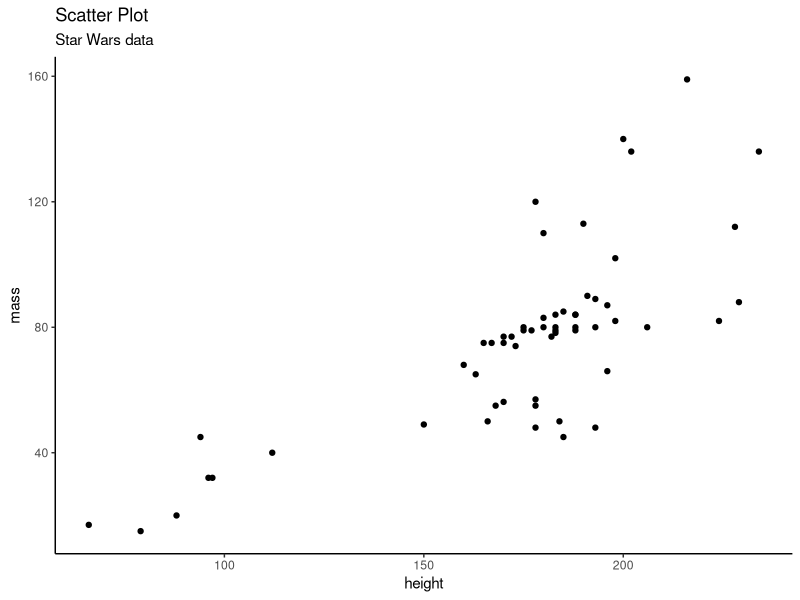
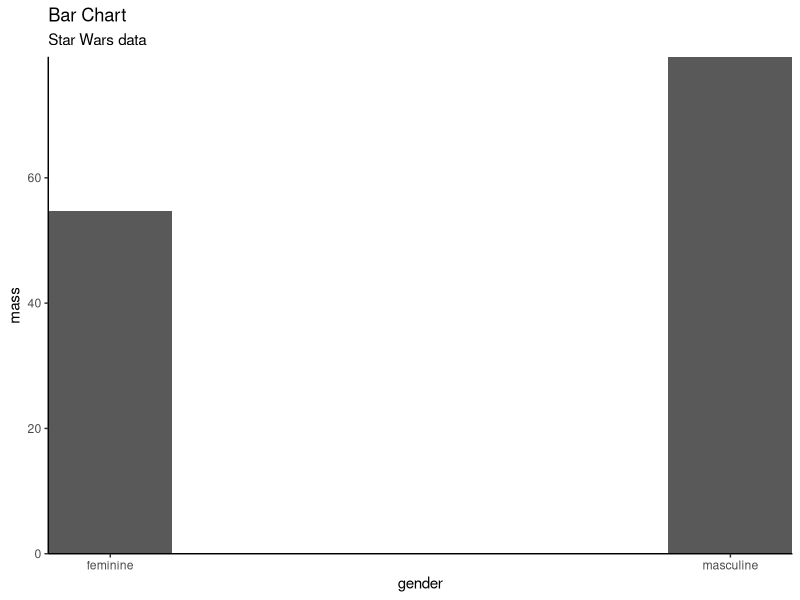
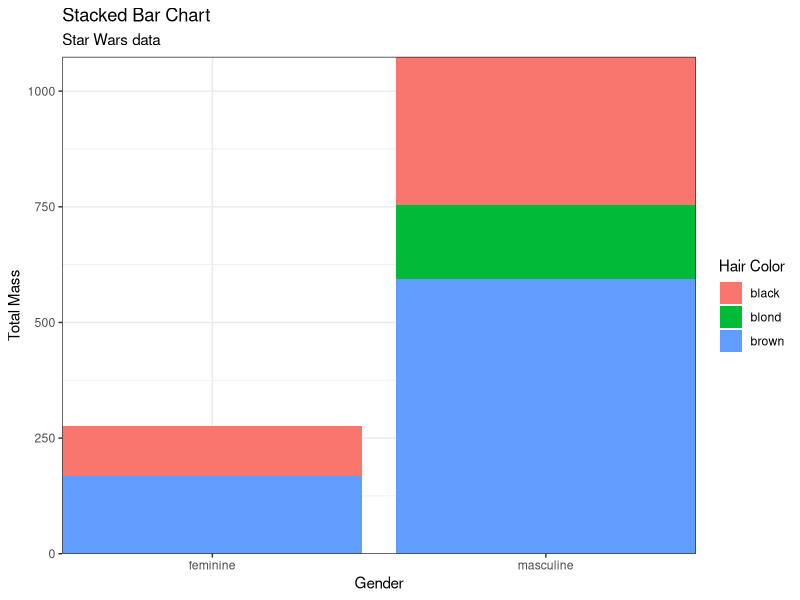
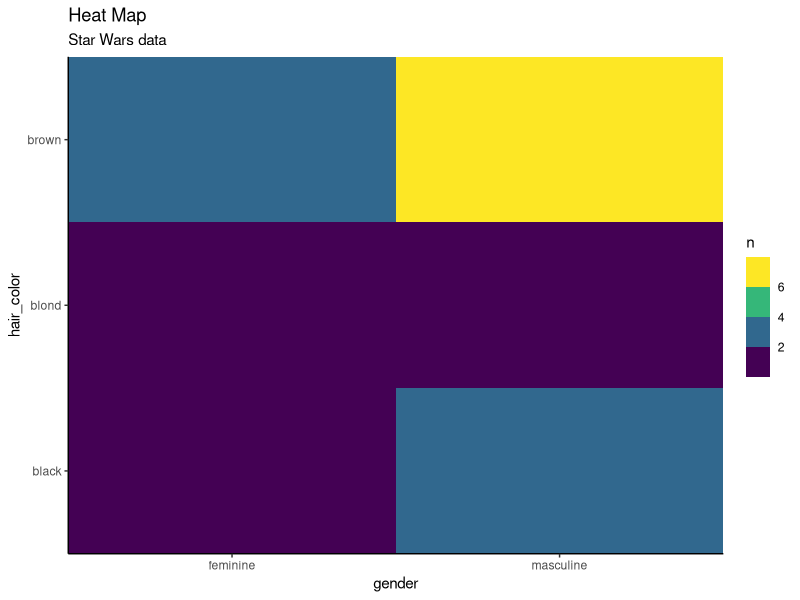
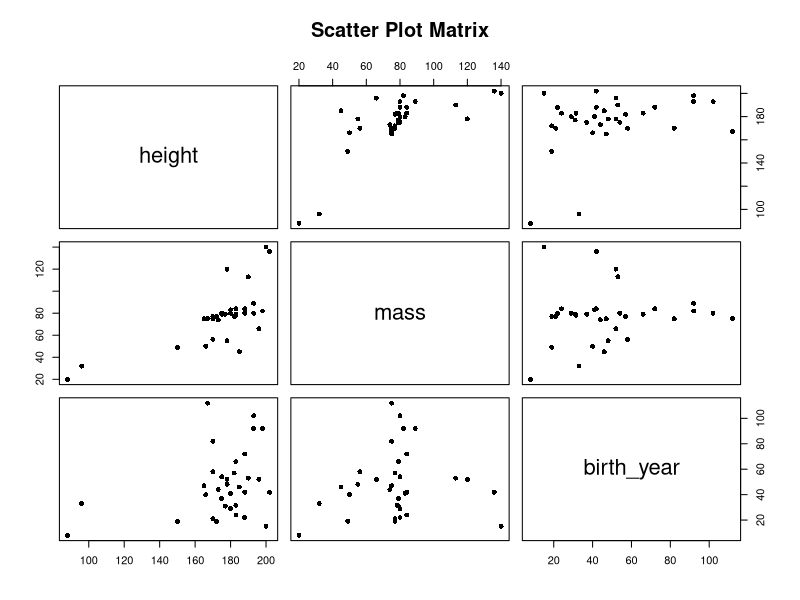
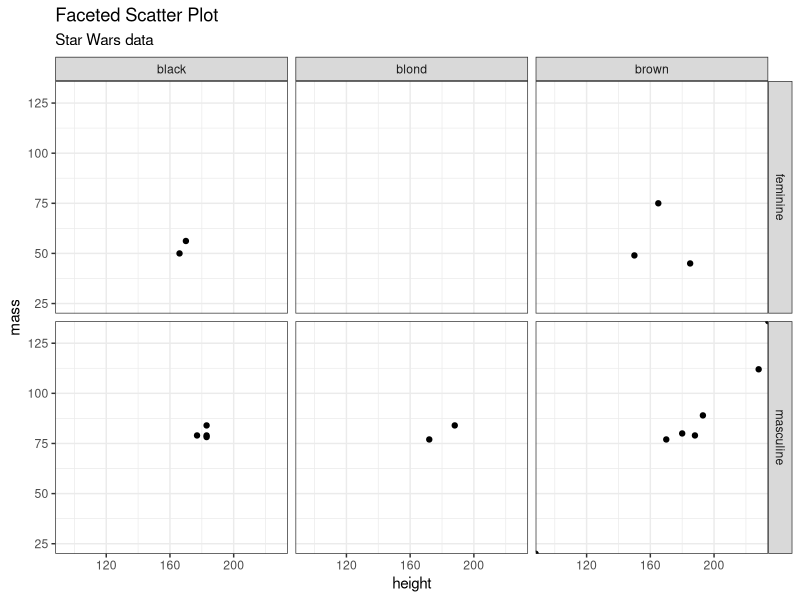
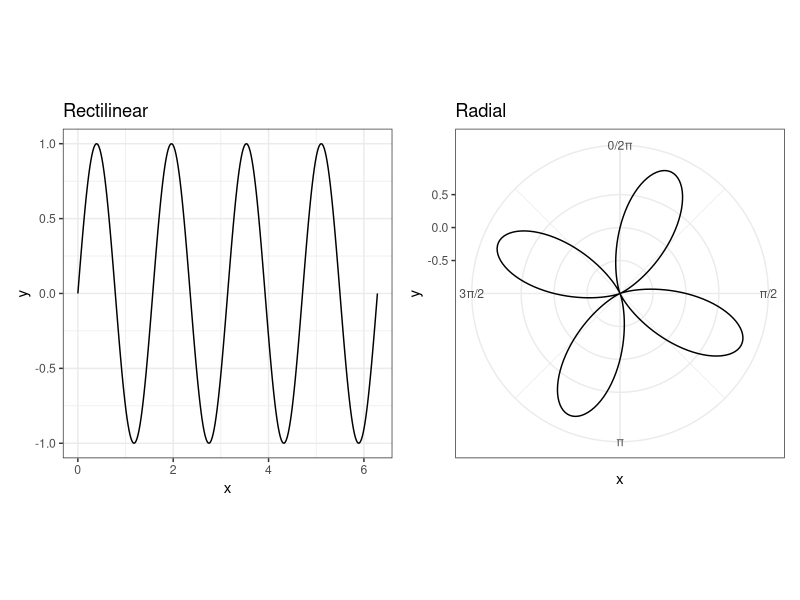
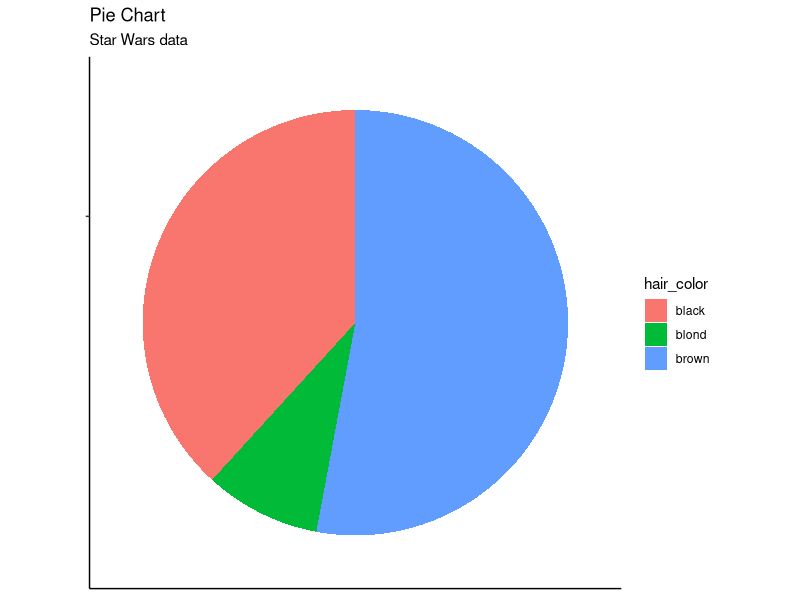

The R source for these figures, in order:
## ---- chunk 1
#| echo: true
#| code-fold: true
#| fig-width: 6
#| fig-height: 4.5
#| fig-align: center

library(dplyr)
library(ggplot2)
data("starwars")

starwars %>% 
  filter(mass < 500) %>% 
  ggplot(aes(x = height, y = mass)) +
  geom_point() +
  ggtitle("Scatter Plot", subtitle = "Star Wars data") +
  theme_classic()

## ---- chunk 2
#| echo: false

sp_tab <- data.frame(Idiom = c("What: Data", 
                               "How: Encode",
                               "Why: Task",
                               "Scale"),
                     Scatterplots = c("Table: two quantitative value attributes",
                                      "Express values with horizontal and vertical spatial position and point marks",
                                      "Find trends, outliers, distribution, correlation, locate clusters",
                                      "Items: hundreds"))

knitr::kable(sp_tab)
## ---- chunk 3
#| echo: true
#| code-fold: true
#| fig-width: 6
#| fig-height: 4.5
#| fig-align: center

starwars %>% 
  filter(mass < 500,
         !is.na(gender)) %>% 
  group_by(gender) %>% 
  summarize(mass = mean(mass)) %>% 
  ggplot(aes(x = gender, y = mass)) +
  geom_col(width = 0.2) +
  coord_cartesian(expand = c(bottom = FALSE)) +
  ggtitle("Bar Chart", subtitle = "Star Wars data") +
  theme_classic()

## ---- chunk 4
#| echo: false

bar_tab <- tibble(Idiom = c("What: Data", 
                               "How: Encode",
                               "Why: Task",
                               "Scale"),
                     `Bar Charts` = c("Table: one quantitative value attribute, one categorical key attribute",
                                      "Line marks, express values with aligned position, separate values with region",
                                      "Lookup and compare values",
                                      "Key attribute: dozens to hundreds of levels"))

knitr::kable(bar_tab)
## ---- chunk 5
#| echo: true
#| code-fold: true
#| fig-width: 6
#| fig-height: 4.5
#| fig-align: center
#| warning: false
#| message: false

starwars %>% 
  filter(mass < 500,
         !is.na(gender),
         hair_color %in% c("black", "blond", "brown")) %>% 
  mutate(gender = factor(gender),
         hair_color = factor(hair_color)) %>% 
  group_by(gender, hair_color) %>% 
  summarize(mass = sum(mass)) %>% 
  ggplot(aes(x = gender, y = mass, fill = hair_color)) +
  geom_col() +
  xlab("Gender") +
  ylab("Total Mass") +
  scale_fill_discrete(name = "Hair Color") +
  coord_cartesian(expand = c(bottom = FALSE)) +
  ggtitle("Stacked Bar Chart", subtitle = "Star Wars data") +
  theme_bw()

## ---- chunk 6
#| echo: false

st_bar_tab <- tibble(Idiom = c("What: Data", 
                               "How: Encode",
                               "Why: Task",
                               "Scale"),
                     `Stacked Bar Charts` = c("Multidimensional table: one quantitative value attribute, two categorical key attributes",
                                      "Bar glyph with length-coded subcomponents of value attribute for each category of secondary key attribute; separate bars by category of primary key attribute",
                                      "Part-to-whole relationship, lookup values, find trends",
                                      "Key attribute (main axis): dozens to hundreds of levels, Key attribute (stacked glyph axis): several to one dozen"))

knitr::kable(st_bar_tab)
## ---- chunk 7
#| echo: false

dot_ch_tab <- tibble(Idiom = c("What: Data", 
                               "How: Encode"),
                     `Dot Charts` = c("Table: one quantitative value attribute, one ordered key attribute",
                                      "Express value attribute with aligned vertical position and point marks; separate/order into horizontal regions by key attribute"))

knitr::kable(dot_ch_tab)
## ---- chunk 8
#| echo: false

line_ch_tab <- tibble(Idiom = c("What: Data", 
                               "How: Encode",
                               "Why: Task",
                               "Scale"),
                     `Line Charts` = c("Table: one quantitative value attribute, one ordered key attribute",
                                      "Dot chart with connection marks between dots",
                                      "Show trend",
                                      "Key attribute: hundreds of levels"))

knitr::kable(line_ch_tab)
## ---- chunk 9
#| echo: true
#| code-fold: true
#| fig-width: 6
#| fig-height: 4.5
#| fig-align: center
#| warning: false
#| message: false

hm <- starwars %>% 
  filter(mass < 500,
         !is.na(gender),
         hair_color %in% c("black", "blond", "brown")) %>% 
  mutate(gender = factor(gender),
         hair_color = factor(hair_color)) %>% 
  group_by(gender, hair_color, .drop = FALSE) %>% 
  summarize(n = n()) %>% 
  ggplot(aes(x = gender, y = hair_color, fill = n)) +
  geom_tile() +
  coord_cartesian(expand = FALSE) +
  scale_fill_viridis_b() +
  ggtitle("Heat Map", subtitle = "Star Wars data") +
  theme_classic()

print(hm)

## ---- chunk 10
#| echo: false

hm_tab <- tibble(Idiom = c("What: Data", 
                               "How: Encode",
                               "Why: Task",
                               "Scale"),
                     `Heat Maps` = c("Table: two categorical key attributes, one quantitative value attribute",
                                      "2D matrix alignment of area marks, diverging color map",
                                      "Find clusters, outliers; summarize",
                                      "Items: one million; categorical attribute levels: hundreds; quantitative attribute levels: 3 - 11"))

knitr::kable(hm_tab)
## ---- chunk 11
#| echo: true
#| code-fold: true
#| fig-width: 6
#| fig-height: 4.5
#| fig-align: center
#| warning: false
#| message: false

xx <- starwars %>% 
  filter(mass < 500,
         birth_year < 200) %>% 
  select(height, mass, birth_year)

plot(xx, main = "Scatter Plot Matrix", sub = "Star Wars data",
     pch = 16)

## ---- chunk 12
#| echo: false

splom_tab <- tibble(Idiom = c("What: Data", 
                              "What: Derived", 
                               "How: Encode",
                               "Why: Task",
                               "Scale"),
                     `SPLOMs` = c("Table",
                                      "Ordered key attribute; list of original attributes",
                                  "Scatter Plots in 2D matrix alignment",
                                      "Find correlations, trends, outliers",
                                      "Attributes: one dozen; items: dozens to hundreds"))

knitr::kable(splom_tab)
## ---- chunk 13
#| echo: true
#| code-fold: true
#| fig-width: 6
#| fig-height: 4.5
#| fig-align: center
#| warning: false
#| message: false

starwars %>% 
  filter(mass < 500,
         !is.na(gender),
         hair_color %in% c("black", "blond", "brown")) %>% 
  mutate(gender = factor(gender),
         hair_color = factor(hair_color)) %>% 
  ggplot(aes(x = height, y = mass)) +
  facet_grid(gender ~ hair_color) +
  geom_point() +
  coord_cartesian(expand = FALSE) +
  ggtitle("Faceted Scatter Plot", subtitle = "Star Wars data") +
  theme_bw()

## ---- chunk 14
#| echo: true
#| code-fold: true
#| fig-width: 6
#| fig-height: 2.5
#| fig-align: center
#| warning: false
#| message: false

library(patchwork)

cyclic <- data.frame(x = seq(0, 2*pi, length.out = 300)) %>% 
  mutate(y = sin(4*x))

a <- ggplot(cyclic, aes(x = x, y = y)) +
  geom_line() +
  ggtitle("Rectilinear") +
  theme_bw()

b <- a +
  coord_polar() +
  scale_x_continuous(breaks = c(0, pi/2, pi, 3*pi/2, 2*pi),
                     labels = c("0", "π/2", "π", "3π/2", "2π")) +
  ggtitle("Radial")

a + b

## ---- chunk 15
#| echo: false

rad_bar_tab <- tibble(Idiom = c("What: Data", 
                               "How: Encode"),
                     `Radial Bar Charts` = c("Table: one quantitative attribute, one categorical attribute",
                                      "Length coding of line marks; radial layout"))

knitr::kable(rad_bar_tab)
## ---- chunk 16
#| echo: true
#| code-fold: true
#| fig-width: 6
#| fig-height: 4.5
#| fig-align: center

pie <- starwars %>% 
  filter(hair_color  %in% c("black", "blond", "brown")) %>% 
  group_by(hair_color) %>% 
  summarize(n = n()) %>% 
  ggplot(aes(x = "", y = n, fill = hair_color)) +
  geom_bar(stat = "identity", width = 1) +
  coord_polar("y", start = 0) +
  xlab(NULL) + 
  ylab(NULL) +
  ggtitle("Pie Chart", subtitle = "Star Wars data") +
  theme_classic() +
  theme(axis.text.x = element_blank())
print(pie)
## ---- chunk 17
#| echo: false

pie_tab <- tibble(Idiom = c("What: Data", 
                               "Why: Task",
                               "How: Encode",
                               "Scale"),
                     `Pie Charts` = c("Table: one quantitative attribute, one categorical attribute",
                                      "Part-whole relationship",
                                      "Area marks (wedges) with angle channel; radial layout",
                                      "One dozen categories"))

knitr::kable(pie_tab)
## ---- chunk 18
#| echo: true
#| code-fold: true
#| fig-width: 6
#| fig-height: 4.5
#| fig-align: center

pa <- starwars %>% 
  filter(hair_color  %in% c("black", "blond", "brown")) %>% 
  group_by(hair_color) %>% 
  summarize(n = n()) %>% 
  ggplot(aes(x = hair_color, y = n, fill = hair_color)) +
  geom_col(width = 1) +
  coord_polar() +
  xlab(NULL) + 
  ylab(NULL) +
  ggtitle("Polar Area Chart", subtitle = "Star Wars data") +
  theme_classic() +
  theme(axis.text.x = element_blank())
print(pa)
## ---- chunk 19
#| echo: false

pa_tab <- tibble(Idiom = c("What: Data", 
                               "Why: Task",
                               "How: Encode",
                               "Scale"),
                     `Polar Area Charts` = c("Table: one quantitative attribute, one categorical attribute",
                                      "Part-whole relationship",
                                      "Area marks (wedges) with angle channel; radial layout",
                                      "One dozen categories"))

knitr::kable(pa_tab)
## ---- chunk 20
#| echo: false
#| fig-align: center
#| fig-width: 7
#| fig-height: 2.5

pie + pa
